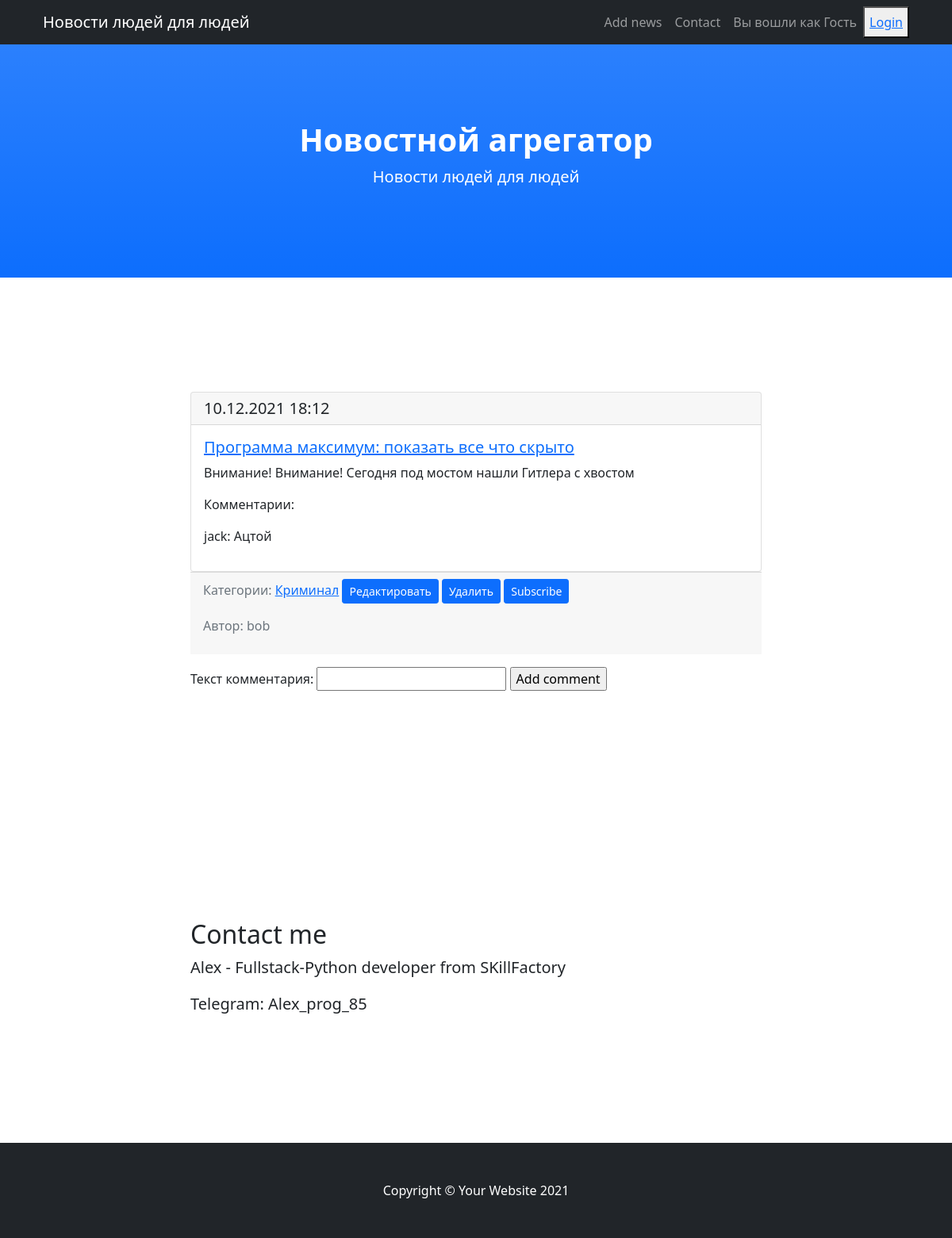
/news/search/5/, run on an earlier commit of the app's database.
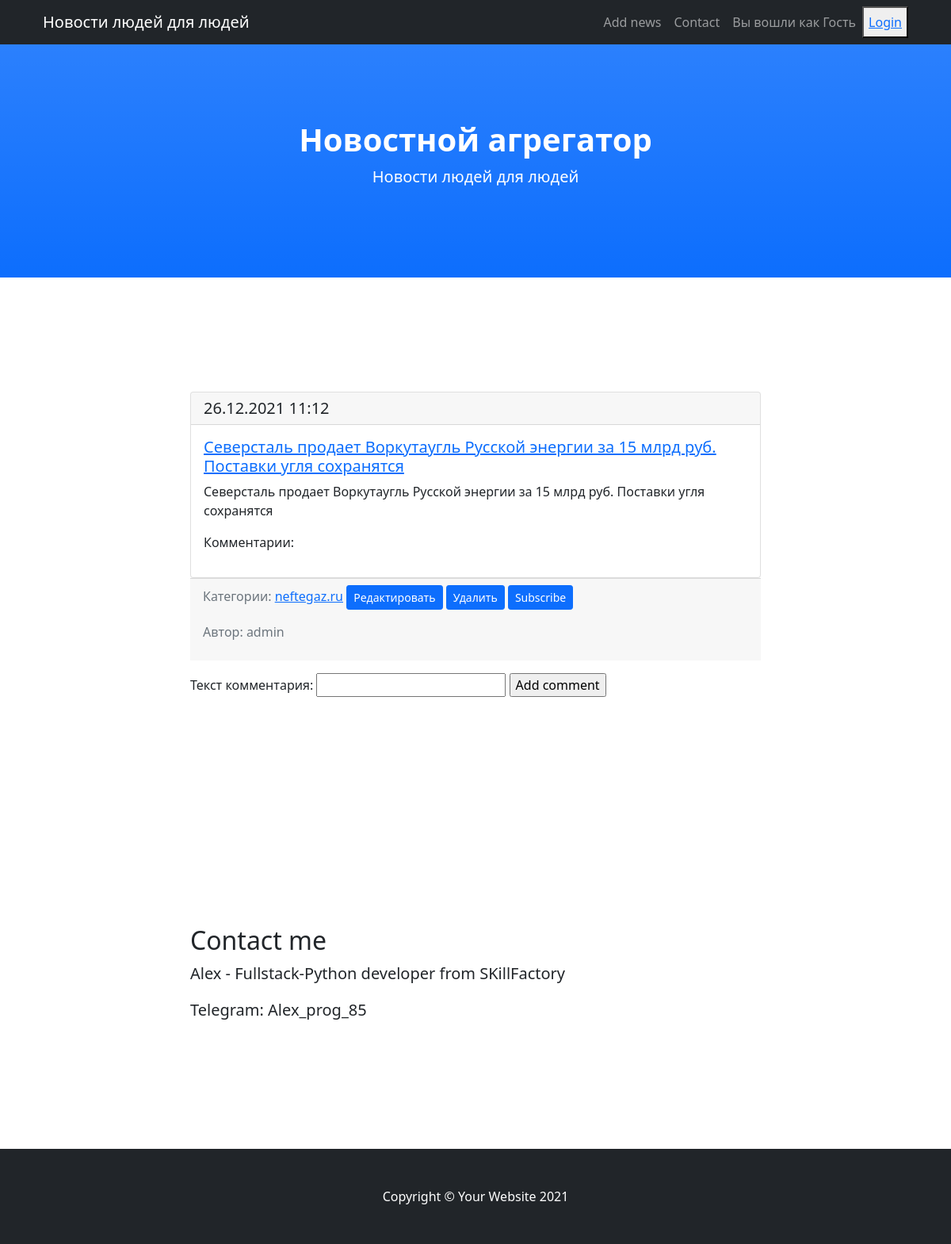
And on a later commit of the database.
### news/models.py (models this page shows, shortened)
class Post(models.Model):
    article = 'Article'
    news = 'News'
    choice = [
        (article, 'Статья'),
        (news, 'Новость')
    ]
    author = models.ForeignKey('Author', on_delete=models.CASCADE, verbose_name='Автор')  # , related_name='posts')
    choices = models.CharField(max_length=7, choices=choice, default=article, verbose_name='Тип')
    date_time = models.DateTimeField(auto_now_add=True, verbose_name='Дата')  # (blank=True, null=True)
    category = models.ManyToManyField('Category', through='PostCategory')
    title = models.CharField(max_length=255, unique=True, verbose_name='Заголовок')
    text = models.TextField(max_length=255, verbose_name='Текст новости')
    rating = models.IntegerField(default=0, verbose_name='Рейтинг')
    url = models.URLField(verbose_name='Адрес')
    class Meta:
        verbose_name = 'Пост'
        verbose_name_plural = 'Посты'

class Comment(models.Model):
    post = models.ForeignKey('Post', on_delete=models.CASCADE, verbose_name='Статья')  # , related_name='post')
    user = models.ForeignKey(User, on_delete=models.CASCADE, verbose_name='Пользователь')  # , related_name='user')
    text = models.TextField(verbose_name='Текст комментария')
    date_time = models.DateTimeField(auto_now_add=True)
    rating = models.IntegerField(default=0, verbose_name='Рейтинг')
    class Meta:
        verbose_name = 'Комментарий'
        verbose_name_plural = 'Комментарии'

class Category(models.Model):
    name_cat = models.CharField(max_length=62, unique=True, verbose_name='Название категории')
    subscribers = models.ManyToManyField(User, through='CategorySubscribers')
    def __str__(self):
        return f'{self.name_cat}'
    class Meta:
        verbose_name = 'Категория'
        verbose_name_plural = 'Категории'

class Author(models.Model):
    full_name = models.OneToOneField(User, on_delete=models.CASCADE, verbose_name='Пользователь')
    rating = models.SmallIntegerField(default=0, verbose_name='Рейтинг')
    def __str__(self):
        return f'{self.full_name}'
    class Meta:
        verbose_name = 'Автор'
        verbose_name_plural = 'Авторы'

### news/views.py (the view, shortened to what this page needs)
# urls.py: path('<int:pk>/', NewsDetailView.as_view(), name='news_detail'),
class NewsDetailView(TemplateView):
    model = Post
    def get(self, request, *args, **kwargs):
        post = cache.get(f'post-{kwargs.get("pk")}', None)
        if not post:
            post = Post.objects.get(id=kwargs.get('pk'))
            cache.set(f'post-{kwargs.get("pk")}', post)
        comment = Comment.objects.filter(post_id=kwargs.get('pk'))\
            .values('text', 'user__username')
        form = CommentForm()
        try:
            id = post.category.values('id')[0]['id']
        except IndexError:
            raise Http404('Не указана категория новости')
        c = Category.objects.get(id=id)
        try:
            uid = User.objects.get(username=request.user).id
            s = c.subscribers.filter(id=uid).exists()
            if s:
                s = c.subscribers.filter(id=uid)[0].username
                if s == request.user.username:
                    subscriber = True
            else:
                subscriber = False
        except User.DoesNotExist:
            subscriber = False
        return render(request, 'news/post.html', {'post': post,
                                                  'comment': comment,
                                                  'form': form,
                                                  'subscriber': subscriber})

### news/forms.py
class CommentForm(ModelForm):
    text = CharField(label='Текст комментария:', max_length=256)
    class Meta:
        model = Comment
        fields = ['text']

### news/templatetags/custom_filters.py (called while the page is built)
@register.filter(name='bad_word')
def bad_word(value):
    lst = ['жопа', 'тварь', 'сволочь', 'твари']
    value = value.split()
    for el in value:
        if el.lower() in lst:
            value.remove(el)
    return ' '.join(value)

### news/templates/news/post.html (shortened to what this page needs)
{% extends 'default.html' %}
{% load custom_filters %}
{% block content %}
<div class="card">
    <h5 class="card-header">{{ post.date_time|date:'d.m.Y H:m'}}</h5>
    <div class="card-body">
        <h5 class="card-title"><a href="{{post.url}}" target="_blank">{{ post.title | bad_word }}</a></h5>
        <p class="card-text">{{ post.text  | bad_word }}</p>
        {% if comment != '-' %}
            <p>Комментарии:</p>
            {% for el in comment %}
                <p>{{ el.user__username }}: {{ el.text | bad_word }}</p>
            {% endfor %}
        {% endif %}
    </div>
</div>
<div class="card-footer mb-3 text-muted">
    <p>Категории: {% for cat in post.category.all %}
        <a href="{% url 'category_list' cat.id %}">{{ cat }}</a>
        <a class="btn btn-primary btn-sm" href="{% url 'update_post' post.id %}" role="button">Редактировать</a>
        <a class="btn btn-primary btn-sm" href="{% url 'delete_post' post.id %}" role="button">Удалить</a>
        {% if subscriber %}
            <p>Вы подписаны на эту категорию новостей
                <a class="btn btn-primary btn-sm" href="{% url 'unsubscribe' post.id %}" role="button">UnSubscribe</a></p>
        {% else %}
            <a class="btn btn-primary btn-sm" href="{% url 'subscribe' post.id %}" role="button">Subscribe</a>
        {% endif %}
    {% endfor %}</p>
    <p>Автор: {{ post.author }}</p>
</div>
 <form method="POST">
     {{ form }}
     <input type="submit" value="Add comment">
 </form>
{% endblock content %}

### templates/default.html (shortened to what this page needs)
<!DOCTYPE html>
<html lang="en">
    <head>
        {% load static %}
        <link href="{% static 'css/styles.css' %}" rel="stylesheet" />
    </head>
    <body id="page-top">
        <nav class="navbar navbar-expand-lg navbar-dark bg-dark fixed-top" id="mainNav">
            <div class="container px-4">
                <a class="navbar-brand" href="{% url 'news_list' %}">Новости людей для людей</a>
                <div class="collapse navbar-collapse" id="navbarResponsive">
                    <ul class="navbar-nav ms-auto">
                        <li class="nav-item"><a class="nav-link" href="{% url 'add_post' %}">Add news</a></li>
                        <li class="nav-item"><a class="nav-link" href="#contact">Contact</a></li>
                        {% if request.user.is_authenticated %}
                            <a class="nav-link" href="{% url 'profile' user.id %}">Вы вошли как: {{ user.username }}</a>
                            <button><a href="/accounts/logout/">Logout</a></button>
                            {% block isauthor %}
                            {% endblock isauthor %}
                        {% else %}
                            <a class="nav-link" href="">Вы вошли как Гость</a>
                            <button><a href="/accounts/login/">Login</a></button>
                        {% endif %}
                    </ul>
                </div>
            </div>
        </nav>
        <header class="bg-primary bg-gradient text-white">
            <div class="container px-4 text-center">
                <h1 class="fw-bolder"> Новостной агрегатор</h1>
                <p class="lead">Новости людей для людей</p>
            </div>
        </header>
        <section id="about">
            <div class="container px-4">
                <div class="row gx-4 justify-content-center">
                    <div class="col-lg-8">
                        {% block content %}
                        {% endblock content %}
                    </div>
                </div>
            </div>
        </section>
        <section id="contact">
            <div class="container px-4">
                <div class="row gx-4 justify-content-center">
                    <div class="col-lg-8">
                        <h2>Contact me</h2>
                        <p class="lead">Alex - Fullstack-Python developer from SKillFactory</p>
                        <p class="lead">Telegram: Alex_prog_85</p>
                    </div>
                </div>
            </div>
        </section>
        <footer class="py-5 bg-dark">
            <div class="container px-4"><p class="m-0 text-center text-white">Copyright &copy; Your Website 2021</p></div>
        </footer>
    </body>
</html>

What changed in the data, as far as the page shows it:
no longer on this page (row edited): Comment: user__username "jack", text|bad_word "Ацтой"
no longer on this page (row edited): Category: name_cat "Криминал"
changed Post: date_time "10.12.2021 18:12" → "26.12.2021 11:12"; title|bad_word "Программа максимум: показать все что скрыто" → "Северсталь продает Воркутаугль Русской энергии за 15 млрд руб. Поставки угля сохранятся"; text|bad_word "Внимание! Внимание! Сегодня под мостом нашли Гитлера с хвостом" → "Северсталь продает Воркутаугль Русской энергии за 15 млрд руб. Поставки угля сохранятся"; author "bob" → "admin"
now on this page (row edited): Category: name_cat "neftegaz.ru"
